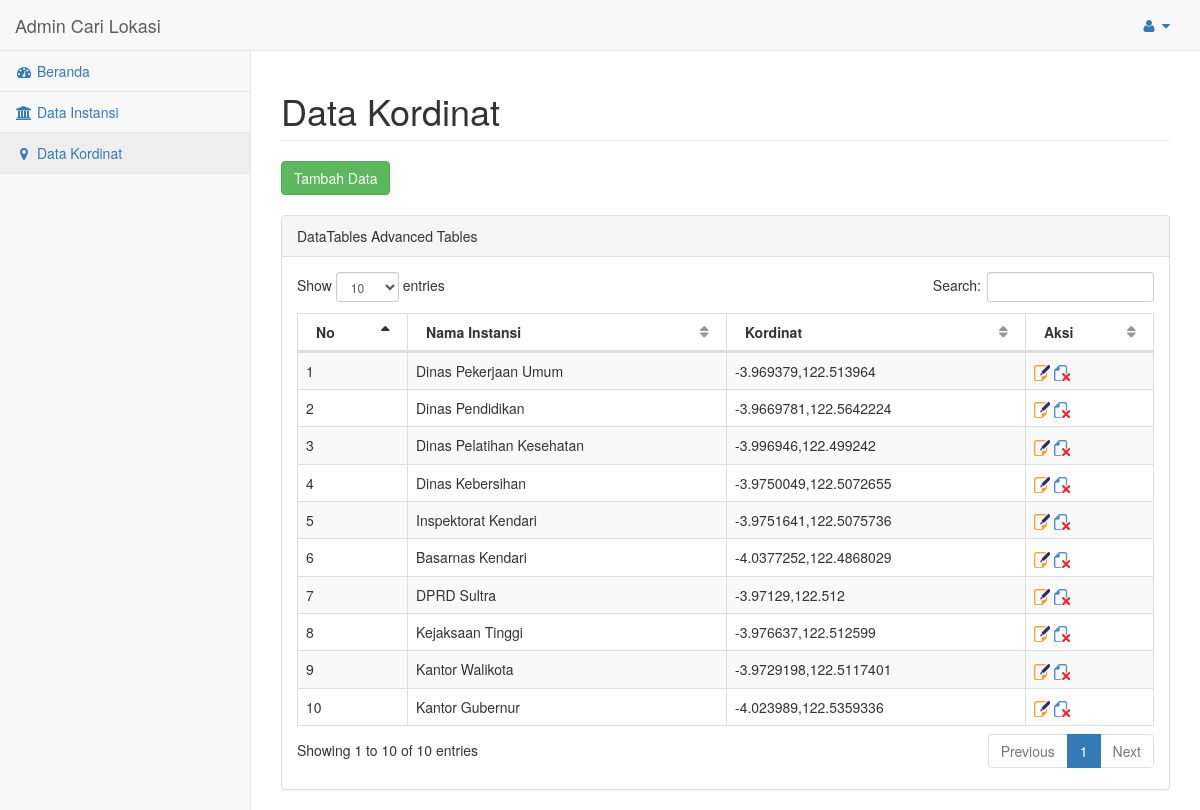
The app's page /admin/media.php?module=kordinat (signed in) with its own data.
### tables this page shows
CREATE TABLE IF NOT EXISTS `tabel_kordinat` (
  `id_kordinat` varchar(6) NOT NULL,
  `id_instansi` varchar(6) NOT NULL,
  `kordinat` varchar(50) NOT NULL
);

CREATE TABLE IF NOT EXISTS `tabel_instansi` (
  `id_instansi` varchar(6) NOT NULL,
  `nm_instansi` varchar(50) NOT NULL,
  `alamat_instansi` varchar(50) NOT NULL,
  `kodepos` int(5) NOT NULL,
  `kab_instansi` varchar(50) NOT NULL,
  `prop_instansi` varchar(50) NOT NULL,
  `telpon` varchar(20) NOT NULL,
  `foto` varchar(200) NOT NULL
);

### admin/modul/kordinat/kordinat.php (the view, shortened to what this page needs)
<?php
$aksi="modul/kordinat/aksi_kordinat.php";
switch($_GET[act]){
	default:
	$tampil=mysql_query("select a.id_kordinat, a.id_instansi, a.kordinat, b.id_instansi, b.nm_instansi from tabel_kordinat a, tabel_instansi b where a.id_instansi=b.id_instansi order by id_kordinat ASC");
	echo "
	<div class='row'>
                <div class='col-lg-12'>
                    <h1 class='page-header'>Data Kordinat</h1>
                </div>
	</div>
	<div>
	<b><input type=button class=\"btn btn-success\" value='Tambah Data' onclick=\"window.location.href='?module=kordinat&act=input';\"></b>
	</div>
	<br>
		<div class='row'>
                <div class='col-lg-12'>
                    <div class='panel panel-default'>
                        <div class='panel-heading'>
                            DataTables Advanced Tables
                        </div>
                        <div class='panel-body'>
                            <div class='dataTable_wrapper'>
                                <table class='table table-striped table-bordered table-hover' id='dataTables-example'>
                                    <thead>
                                        <tr>
                                            <th>No</th>
                                            <th>Nama Instansi</th>
                                            <th>Kordinat</th>
                                            <th>Aksi</th>
                                        </tr>
                                    </thead>
                                    <tbody>";
  $no=1;
  while($dt=mysql_fetch_array($tampil)){
  echo "
                <tr class='odd gradeX'>
					<td>$no</td>
					<td>$dt[nm_instansi]</td>
					<td>$dt[kordinat]</td>
					<td>
					<span><a href='?module=kordinat&act=edit&id=$dt[id_kordinat]'><img src='images/edit-small.png'></a>  </span>
					<span><a href=\"$aksi?module=kordinat&act=hapus&id=$dt[id_kordinat]\" onClick=\"return confirm('Apakah Anda benar-benar mau menghapusnya?')\">  <img src='images/delete-small.png'></a></span>
					</td>
                </tr>
            ";
  $no++;
  }
echo "</tbody>
                                </table>
                            </div>
                        </div>
                    </div>
                </div>
            </div>
	";
	break;
}
?>

### records on screen
tabel_kordinat: id_instansi.nm_instansi "Dinas Pekerjaan Umum", kordinat "-3.969379,122.513964"
tabel_kordinat: id_instansi.nm_instansi "Dinas Pendidikan", kordinat "-3.9669781,122.5642224"
tabel_kordinat: id_instansi.nm_instansi "Dinas Pelatihan Kesehatan", kordinat "-3.996946,122.499242"
tabel_kordinat: id_instansi.nm_instansi "Dinas Kebersihan", kordinat "-3.9750049,122.5072655"
tabel_kordinat: id_instansi.nm_instansi "Inspektorat Kendari", kordinat "-3.9751641,122.5075736"
tabel_kordinat: id_instansi.nm_instansi "Basarnas Kendari", kordinat "-4.0377252,122.4868029"
tabel_kordinat: id_instansi.nm_instansi "DPRD Sultra", kordinat "-3.97129,122.512"
tabel_kordinat: id_instansi.nm_instansi "Kejaksaan Tinggi", kordinat "-3.976637,122.512599"
tabel_kordinat: id_instansi.nm_instansi "Kantor Walikota", kordinat "-3.9729198,122.5117401"
tabel_kordinat: id_instansi.nm_instansi "Kantor Gubernur", kordinat "-4.023989,122.5359336"
